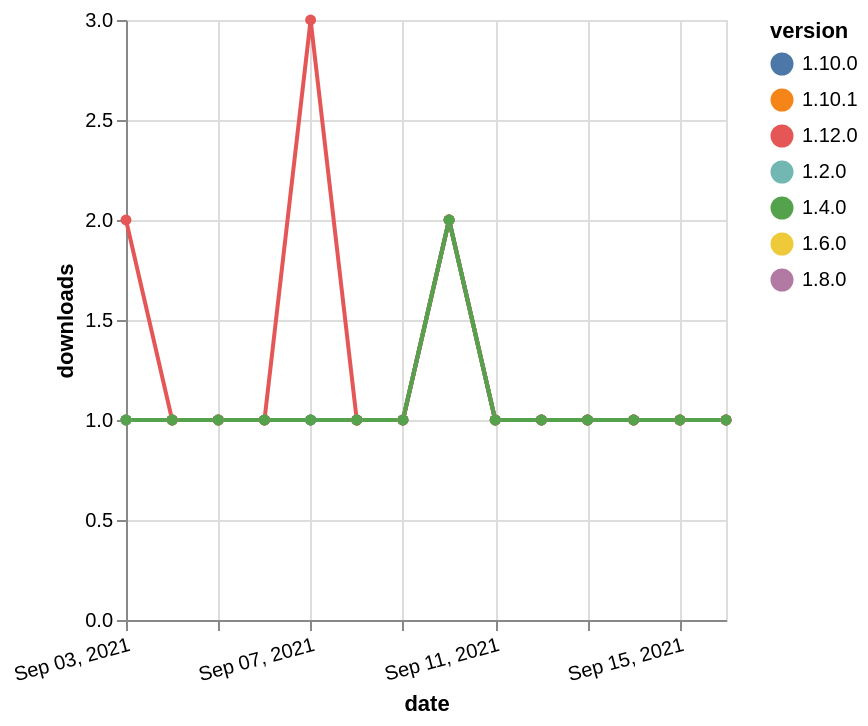

The specification (Vega-Lite) saved for this image:
### Vega-Lite specification from a JSON file in a GitHub repository (floating-point values rounded to 4 significant figures)
{"$schema": "https://vega.github.io/schema/vega-lite/v5.json", "description": "A simple bar chart with embedded data.", "data": {"values": [{"date": "2021-09-03", "total": 201, "delta": 1, "version": "1.6.0"}, {"date": "2021-09-04", "total": 202, "delta": 1, "version": "1.6.0"}, {"date": "2021-09-05", "total": 203, "delta": 1, "version": "1.6.0"}, {"date": "2021-09-06", "total": 204, "delta": 1, "version": "1.6.0"}, {"date": "2021-09-07", "total": 205, "delta": 1, "version": "1.6.0"}, {"date": "2021-09-08", "total": 206, "delta": 1, "version": "1.6.0"}, {"date": "2021-09-09", "total": 207, "delta": 1, "version": "1.6.0"}, {"date": "2021-09-10", "total": 209, "delta": 2, "version": "1.6.0"}, {"date": "2021-09-11", "total": 210, "delta": 1, "version": "1.6.0"}, {"date": "2021-09-12", "total": 211, "delta": 1, "version": "1.6.0"}, {"date": "2021-09-13", "total": 212, "delta": 1, "version": "1.6.0"}, {"date": "2021-09-14", "total": 213, "delta": 1, "version": "1.6.0"}, {"date": "2021-09-15", "total": 214, "delta": 1, "version": "1.6.0"}, {"date": "2021-09-16", "total": 215, "delta": 1, "version": "1.6.0"}, {"date": "2021-09-03", "total": 139, "delta": 1, "version": "1.10.1"}, {"date": "2021-09-04", "total": 140, "delta": 1, "version": "1.10.1"}, {"date": "2021-09-05", "total": 141, "delta": 1, "version": "1.10.1"}, {"date": "2021-09-06", "total": 142, "delta": 1, "version": "1.10.1"}, {"date": "2021-09-07", "total": 143, "delta": 1, "version": "1.10.1"}, {"date": "2021-09-08", "total": 144, "delta": 1, "version": "1.10.1"}, {"date": "2021-09-09", "total": 145, "delta": 1, "version": "1.10.1"}, {"date": "2021-09-10", "total": 147, "delta": 2, "version": "1.10.1"}, {"date": "2021-09-11", "total": 148, "delta": 1, "version": "1.10.1"}, {"date": "2021-09-12", "total": 149, "delta": 1, "version": "1.10.1"}, {"date": "2021-09-13", "total": 150, "delta": 1, "version": "1.10.1"}, {"date": "2021-09-14", "total": 151, "delta": 1, "version": "1.10.1"}, {"date": "2021-09-15", "total": 152, "delta": 1, "version": "1.10.1"}, {"date": "2021-09-16", "total": 153, "delta": 1, "version": "1.10.1"}, {"date": "2021-09-03", "total": 172, "delta": 1, "version": "1.8.0"}, {"date": "2021-09-04", "total": 173, "delta": 1, "version": "1.8.0"}, {"date": "2021-09-05", "total": 174, "delta": 1, "version": "1.8.0"}, {"date": "2021-09-06", "total": 175, "delta": 1, "version": "1.8.0"}, {"date": "2021-09-07", "total": 176, "delta": 1, "version": "1.8.0"}, {"date": "2021-09-08", "total": 177, "delta": 1, "version": "1.8.0"}, {"date": "2021-09-09", "total": 178, "delta": 1, "version": "1.8.0"}, {"date": "2021-09-10", "total": 180, "delta": 2, "version": "1.8.0"}, {"date": "2021-09-11", "total": 181, "delta": 1, "version": "1.8.0"}, {"date": "2021-09-12", "total": 182, "delta": 1, "version": "1.8.0"}, {"date": "2021-09-13", "total": 183, "delta": 1, "version": "1.8.0"}, {"date": "2021-09-14", "total": 184, "delta": 1, "version": "1.8.0"}, {"date": "2021-09-15", "total": 185, "delta": 1, "version": "1.8.0"}, {"date": "2021-09-16", "total": 186, "delta": 1, "version": "1.8.0"}, {"date": "2021-09-03", "total": 158, "delta": 1, "version": "1.10.0"}, {"date": "2021-09-04", "total": 159, "delta": 1, "version": "1.10.0"}, {"date": "2021-09-05", "total": 160, "delta": 1, "version": "1.10.0"}, {"date": "2021-09-06", "total": 161, "delta": 1, "version": "1.10.0"}, {"date": "2021-09-07", "total": 162, "delta": 1, "version": "1.10.0"}, {"date": "2021-09-08", "total": 163, "delta": 1, "version": "1.10.0"}, {"date": "2021-09-09", "total": 164, "delta": 1, "version": "1.10.0"}, {"date": "2021-09-10", "total": 166, "delta": 2, "version": "1.10.0"}, {"date": "2021-09-11", "total": 167, "delta": 1, "version": "1.10.0"}, {"date": "2021-09-12", "total": 168, "delta": 1, "version": "1.10.0"}, {"date": "2021-09-13", "total": 169, "delta": 1, "version": "1.10.0"}, {"date": "2021-09-14", "total": 170, "delta": 1, "version": "1.10.0"}, {"date": "2021-09-15", "total": 171, "delta": 1, "version": "1.10.0"}, {"date": "2021-09-16", "total": 172, "delta": 1, "version": "1.10.0"}, {"date": "2021-09-03", "total": 259, "delta": 1, "version": "1.2.0"}, {"date": "2021-09-04", "total": 260, "delta": 1, "version": "1.2.0"}, {"date": "2021-09-05", "total": 261, "delta": 1, "version": "1.2.0"}, {"date": "2021-09-06", "total": 262, "delta": 1, "version": "1.2.0"}, {"date": "2021-09-07", "total": 263, "delta": 1, "version": "1.2.0"}, {"date": "2021-09-08", "total": 264, "delta": 1, "version": "1.2.0"}, {"date": "2021-09-09", "total": 265, "delta": 1, "version": "1.2.0"}, {"date": "2021-09-10", "total": 267, "delta": 2, "version": "1.2.0"}, {"date": "2021-09-11", "total": 268, "delta": 1, "version": "1.2.0"}, {"date": "2021-09-12", "total": 269, "delta": 1, "version": "1.2.0"}, {"date": "2021-09-13", "total": 270, "delta": 1, "version": "1.2.0"}, {"date": "2021-09-14", "total": 271, "delta": 1, "version": "1.2.0"}, {"date": "2021-09-15", "total": 272, "delta": 1, "version": "1.2.0"}, {"date": "2021-09-16", "total": 273, "delta": 1, "version": "1.2.0"}, {"date": "2021-09-03", "total": 123, "delta": 2, "version": "1.12.0"}, {"date": "2021-09-04", "total": 124, "delta": 1, "version": "1.12.0"}, {"date": "2021-09-05", "total": 125, "delta": 1, "version": "1.12.0"}, {"date": "2021-09-06", "total": 126, "delta": 1, "version": "1.12.0"}, {"date": "2021-09-07", "total": 129, "delta": 3, "version": "1.12.0"}, {"date": "2021-09-08", "total": 130, "delta": 1, "version": "1.12.0"}, {"date": "2021-09-09", "total": 131, "delta": 1, "version": "1.12.0"}, {"date": "2021-09-10", "total": 133, "delta": 2, "version": "1.12.0"}, {"date": "2021-09-11", "total": 134, "delta": 1, "version": "1.12.0"}, {"date": "2021-09-12", "total": 135, "delta": 1, "version": "1.12.0"}, {"date": "2021-09-13", "total": 136, "delta": 1, "version": "1.12.0"}, {"date": "2021-09-14", "total": 137, "delta": 1, "version": "1.12.0"}, {"date": "2021-09-15", "total": 138, "delta": 1, "version": "1.12.0"}, {"date": "2021-09-16", "total": 139, "delta": 1, "version": "1.12.0"}, {"date": "2021-09-03", "total": 208, "delta": 1, "version": "1.4.0"}, {"date": "2021-09-04", "total": 209, "delta": 1, "version": "1.4.0"}, {"date": "2021-09-05", "total": 210, "delta": 1, "version": "1.4.0"}, {"date": "2021-09-06", "total": 211, "delta": 1, "version": "1.4.0"}, {"date": "2021-09-07", "total": 212, "delta": 1, "version": "1.4.0"}, {"date": "2021-09-08", "total": 213, "delta": 1, "version": "1.4.0"}, {"date": "2021-09-09", "total": 214, "delta": 1, "version": "1.4.0"}, {"date": "2021-09-10", "total": 216, "delta": 2, "version": "1.4.0"}, {"date": "2021-09-11", "total": 217, "delta": 1, "version": "1.4.0"}, {"date": "2021-09-12", "total": 218, "delta": 1, "version": "1.4.0"}, {"date": "2021-09-13", "total": 219, "delta": 1, "version": "1.4.0"}, {"date": "2021-09-14", "total": 220, "delta": 1, "version": "1.4.0"}, {"date": "2021-09-15", "total": 221, "delta": 1, "version": "1.4.0"}, {"date": "2021-09-16", "total": 222, "delta": 1, "version": "1.4.0"}]}, "width": "container", "mark": {"type": "line", "point": {"filled": true}}, "encoding": {"x": {"field": "date", "type": "temporal", "timeUnit": "yearmonthdate", "title": "date", "axis": {"labelAngle": -15}}, "y": {"field": "delta", "type": "quantitative", "title": "downloads"}, "color": {"field": "version", "type": "nominal"}, "tooltip": {"field": "delta"}}}
